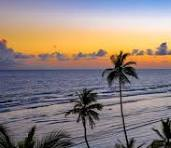
#> input picture RAHMAN/rahman.jpg, 171 x 148 px, found by its file name
$ python SESI9.PY
#> lines starting #> are read from the running program, lines starting #| are printed output that depends on the picture
import imageio.v2 as img
import numpy as np
import matplotlib.pyplot as plt

# Membaca gambar dan mengkonversinya ke grayscale (jika perlu)
image = img.imread(r"C:\RAHMAN\rahman.jpg")
#> image is the input picture: shape (148, 171, 3); mean R, G, B 145, 130.9, 126

# Jika gambar RGB, konversi ke grayscale
if len(image.shape) == 3:
    image = np.dot(image[... , :3], [0.2989, 0.5870, 0.1140])  # Menggunakan rumus konversi ke grayscale
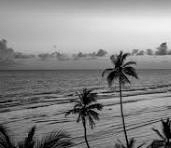
#> image: shape (148, 171) float64; min 0, max 241.2, mean 134.5

# Sobel filter
sobelX = np.array([
    [-1, 0, 1],
    [-2, 0, 2],
    [-1, 0, 1]
])

sobelY = np.array([
    [-1, -2, -1],
    [0, 0, 0],
    [1, 2, 1]
])

# Padding gambar
imgPad = np.pad(image, pad_width=1, mode='constant', constant_values=0)
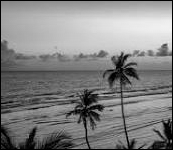
#> imgPad: shape (150, 173) float64; min 0, max 241.2, mean 131.2

# Matriks untuk menyimpan hasil gradien
Gx = np.zeros_like(image)
Gy = np.zeros_like(image)

# Proses konvolusi
for y in range(1, imgPad.shape[0] - 1):
    for x in range(1, imgPad.shape[1] - 1):
        area = imgPad[y-1:y+2, x-1:x+2]
        Gx[y-1, x-1] = np.sum(area * sobelX)
        Gy[y-1, x-1] = np.sum(area * sobelY)
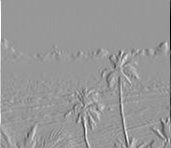
#> Gx: shape (148, 171) float64; min -962.1, max 658.1, mean 1.1; drawn with min black and max white
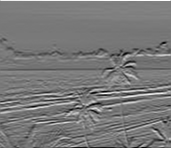
#> Gy: shape (148, 171) float64; min -568.6, max 625.1, mean -2.2; drawn with min black and max white

# Menghitung magnitudo gradien
G = np.sqrt(Gx**2 + Gy**2)
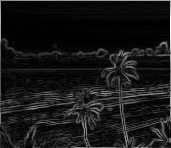
#> G: shape (148, 171) float64; min 0.0252, max 962.1, mean 89.1; drawn with min black and max white

# Normalisasi hasil ke rentang 0-255
G = (G / G.max()) * 255
G = np.clip(G, 0, 255)
G = G.astype(np.uint8)

# Menampilkan hasil
plt.figure(figsize=(10, 10))

# Menampilkan gambar asli
plt.subplot(2, 2, 1)
plt.imshow(image, cmap='gray')
plt.title("Original Image")
plt.axis('off')

# Menampilkan hasil gradien X
plt.subplot(2, 2, 2)
plt.imshow(Gx, cmap='gray')
plt.title("Sobel X Gradient")
plt.axis('off')

# Menampilkan hasil gradien Y
plt.subplot(2, 2, 3)
plt.imshow(Gy, cmap='gray')
plt.title("Sobel Y Gradient")
plt.axis('off')

# Menampilkan hasil magnitudo gradien
plt.subplot(2, 2, 4)
plt.imshow(G, cmap='gray')
plt.title("Edge Magnitude (Sobel Filter)")
plt.axis('off')

plt.tight_layout()
plt.show()
